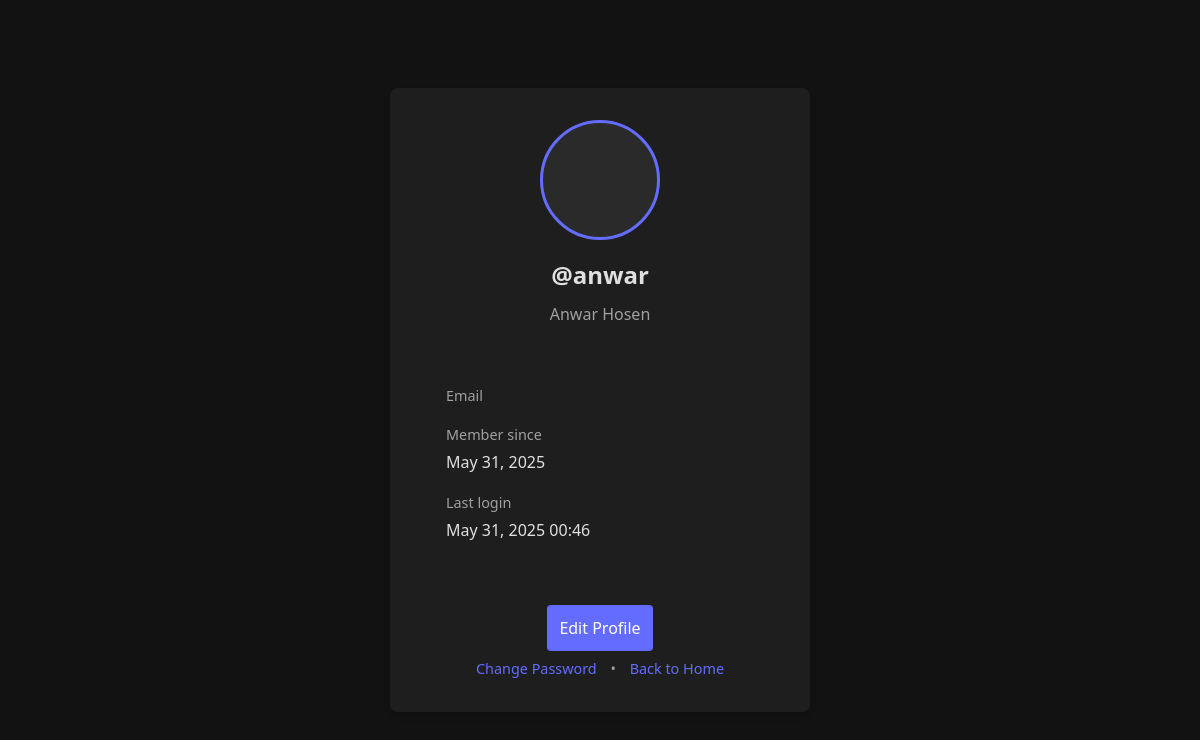
Page /user/profile/ (signed in) on the earlier database version.
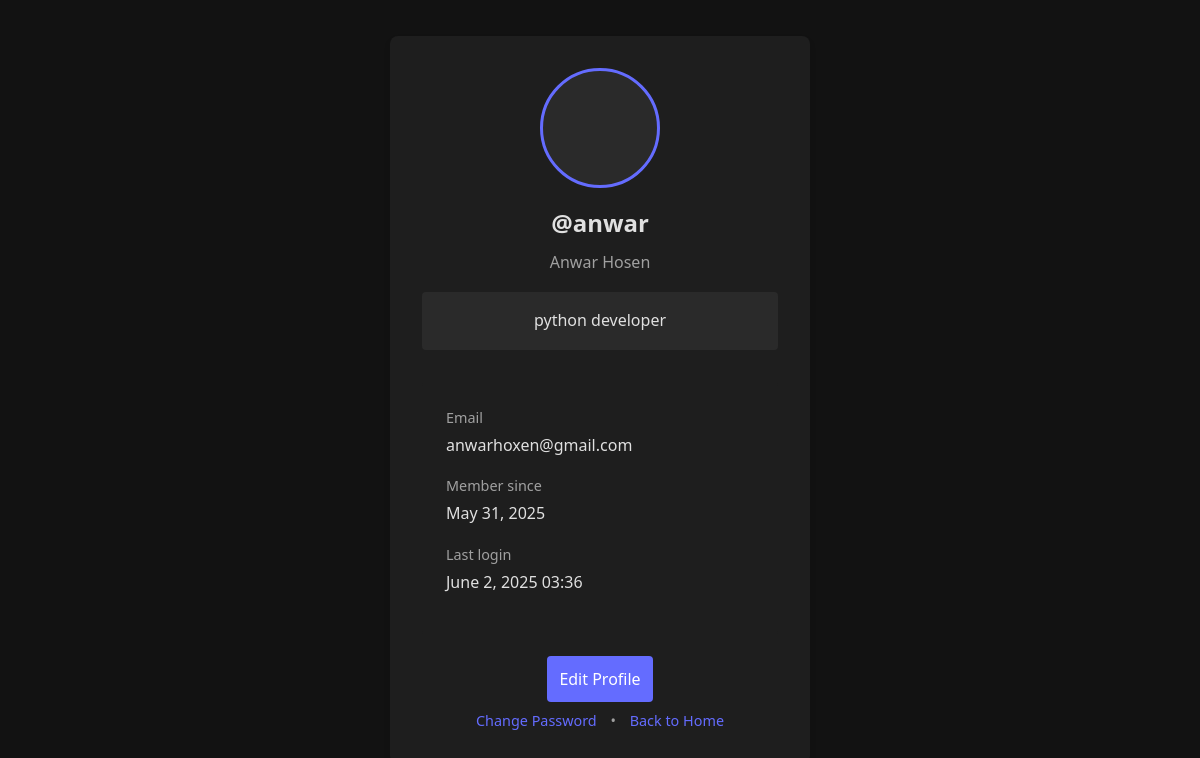
Same page on the later database version.
### user/models.py (models this page shows)
class User(AbstractUser):
    avatar = models.ImageField(upload_to='avatars/', null=True, blank=True)
    bio = models.CharField(max_length=200, null=True, blank=True)

### user/views.py (the view)
# urls.py: path('profile/', views.user_profile, name='profile'),
@login_required
def user_profile(request):
    return render(request, 'user/profile.html')

### user/templates/user/profile.html
{% extends 'user_base.html' %}
{% block user_content %}
<div class="auth-card">
    <div class="profile-header">
        {% if user.avatar %}
            <img src="{{ user.avatar.url }}" class="profile-avatar">
        {% else %}
            <div class="profile-avatar" style="background-color: var(--input-bg);"></div>
        {% endif %}
        <h1 class="profile-username">@{{ user.username }}</h1>
        {% if user.first_name or user.last_name %}
            <div class="profile-name">
                {{ user.first_name }} {{ user.last_name }}
            </div>
        {% endif %}
        {% if user.bio %}
            <div class="profile-bio">{{ user.bio }}</div>
        {% endif %}
    </div>
    <div class="profile-details">
        <div class="detail-item">
            <div class="detail-label">Email</div>
            <div class="detail-value">{{ user.email }}</div>
        </div>
        <div class="detail-item">
            <div class="detail-label">Member since</div>
            <div class="detail-value">{{ user.date_joined|date:"F j, Y" }}</div>
        </div>
        {% if user.last_login %}
            <div class="detail-item">
                <div class="detail-label">Last login</div>
                <div class="detail-value">{{ user.last_login|date:"F j, Y H:i" }}</div>
            </div>
        {% endif %}
    </div>
    <div class="auth-footer" style="margin-top: 2rem;">
        <a href="{% url 'update_profile' %}" class="auth-btn">Edit Profile</a>
        <div style="margin-top: 1rem;">
            <a href="{% url 'password_change' %}" class="auth-link">Change Password</a>
            <span style="margin: 0 10px;">•</span>
            <a href="{% url 'home' %}" class="auth-link">Back to Home</a>
        </div>
    </div>
</div>
{% endblock user_content %}

### user/templates/user_base.html (shortened to what this page needs)
{% load static %}
<!DOCTYPE html>
<html lang="en">
<head>
    <link rel="stylesheet" href="{% static 'user/css/auth_user_styles.css' %}">
</head>
<body>
    {% block user_content %}{% endblock user_content %}
</body>
</html>

### user/static/user/css/auth_user_styles.css (style rules this page uses)
:root { --bg-color: #121212; --card-bg: #1e1e1e; --text-primary: #e0e0e0; --text-secondary: #a0a0a0; --primary: #646cff; --primary-hover: #535bf2; --error: #ff4d4d; --border: #333; --input-bg: #2a2a2a; }
* { box-sizing: border-box; margin: 0; padding: 0; }
body { background-color: var(--bg-color); color: var(--text-primary); font-family: 'Segoe UI', Tahoma, Geneva, Verdana, sans-serif; line-height: 1.6; display: flex; justify-content: center; align-items: center; min-height: 100vh; padding: 1rem; }
.auth-card { background-color: var(--card-bg); border-radius: 8px; box-shadow: 0 4px 6px rgba(0, 0, 0, 0.1); width: 100%; max-width: 420px; padding: 2rem; }
.auth-btn { width: 100%; padding: 0.75rem; background-color: var(--primary); color: white; border: none; border-radius: 4px; font-size: 1rem; font-weight: 500; cursor: pointer; margin-top: 0.5rem; }
.auth-footer { text-align: center; margin-top: 1.5rem; font-size: 0.9rem; color: var(--text-secondary); }
.auth-footer a { text-decoration: none; }
.auth-link { color: var(--primary); text-decoration: none; }
.profile-header { text-align: center; margin-bottom: 2rem; }
.profile-avatar { width: 120px; height: 120px; border-radius: 50%; object-fit: cover; border: 3px solid var(--primary); margin: 0 auto 1rem; }
.profile-username { font-size: 1.5rem; margin-bottom: 0.5rem; }
.profile-name { color: var(--text-secondary); margin-bottom: 1rem; }
.profile-bio { background-color: var(--input-bg); padding: 1rem; border-radius: 4px; margin-bottom: 1.5rem; line-height: 1.6; }
.profile-details { background-color: var(--card-bg); border-radius: 4px; padding: 1.5rem; }
.detail-item { margin-bottom: 1rem; }
.detail-label { color: var(--text-secondary); font-size: 0.9rem; margin-bottom: 0.25rem; }
.detail-value { font-size: 1rem; }

Differences in the rows shown:
changed User "anwar": bio (not shown) → "python developer"; email (not shown) → "anwarhoxen@gmail.com"; last_login "May 31, 2025 00:46" → "June 2, 2025 03:36"
